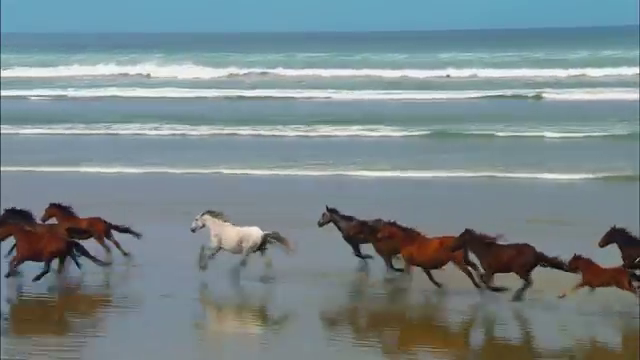
#> input picture frame 90 of videos/video.mp4, 640 x 360 px, given in place of the camera
$ python augment_videos.py
#> lines starting #> are read from the running program, lines starting #| are printed output that depends on the picture
import cv2
import cv2.aruco as aruco
import numpy as np
import os


# [16 lines left out: function load_aug_images, not called in this run]


def find_aruco_markers(img, marker_size=6, total_markers=250, draw_bbox=True):
    """
    :param img: image in which to find the aruco images
    :param marker_size: the size of the images
    :param total_markers: total number of images that compose the dictionary
    :param draw_bbox: flag to draw bbox around images detected
    :return: bounding boxes and id numbers of images detected
    """
    img_gray = cv2.cvtColor(img, cv2.COLOR_BGR2GRAY)
    key = getattr(aruco, f'DICT_{marker_size}X{marker_size}_{total_markers}')
    aruco_dict = aruco.Dictionary_get(key)
    bboxes, ids, _ = aruco.detectMarkers(img_gray, aruco_dict)

    if draw_bbox:
        aruco.drawDetectedMarkers(img, bboxes)

    return [bboxes, ids]


# [26 lines left out: function augment_aruco, not called in this run]


def main():
    ###############################################################
    # Code to change for your convenience

    video_path = 'videos/video.mp4'
    arucos_list = [23, 62]
    camera = 0
    ###############################################################

    frame_counter = 0
    video = cv2.VideoCapture(video_path)
    cap = cv2.VideoCapture(camera, cv2.CAP_DSHOW)

    while True:
        _, img = cap.read()
#> img is the input picture: shape (360, 640, 3); mean B, G, R 139.7, 135.9, 121.1
        _, img_video = video.read()
        aruco_found = find_aruco_markers(img)
#> in find_aruco_markers, `img_gray = cv2.cvtColor(img, cv2.COLOR_BGR2GRAY)`:
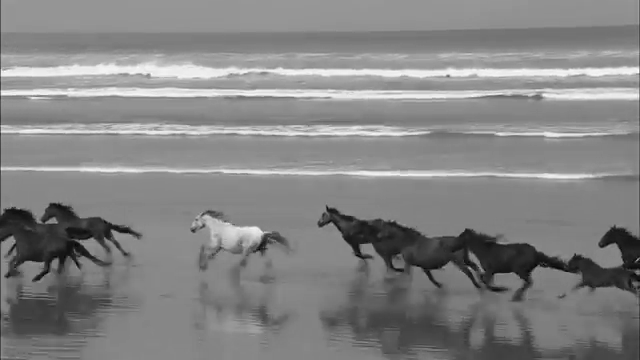
#> img_gray: shape (360, 640); min 1, max 255, mean 131.9
#> in find_aruco_markers, `bboxes, ids, _ = aruco.detectMarkers(img_gray, aruco_dict)`: bboxes = (); ids = None
#> aruco_found = 0 contours

        if len(aruco_found[0]) != 0:
            for bbox, id in zip(aruco_found[0], aruco_found[1]):
                if int(id) in arucos_list:
                    if frame_counter == video.get(cv2.CAP_PROP_FRAME_COUNT) - 1:
                        video.set(cv2.CAP_PROP_POS_FRAMES, 0)
                        frame_counter = 0

                    img = augment_aruco(bbox, id, img, img_video)
                    frame_counter += 1
        else:
            video.set(cv2.CAP_PROP_POS_FRAMES, 0)
            frame_counter = 0

        cv2.imshow("Camera", img)
        cv2.waitKey(1)

        if not cv2.getWindowProperty("Camera", cv2.WND_PROP_VISIBLE):
            break


if __name__ == "__main__":
    main()

$ run again, starting later in the video
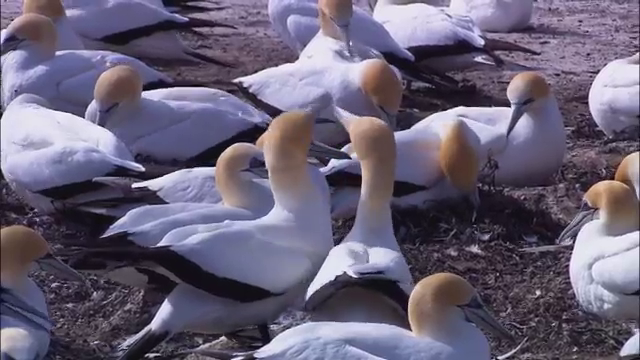
#> input picture frame 405 of videos/video.mp4, 640 x 360 px, given in place of the camera
#> in main, img is the input picture: shape (360, 640, 3); mean B, G, R 118.3, 97.2, 104.9
#> in find_aruco_markers, `img_gray = cv2.cvtColor(img, cv2.COLOR_BGR2GRAY)`:
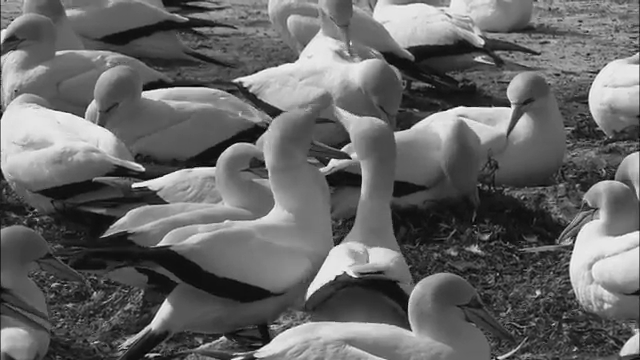
#> img_gray: shape (360, 640); min 0, max 255, mean 101.9
#> bboxes = (); ids = None
#> aruco_found = 0 contours

$ run again, starting later in the video
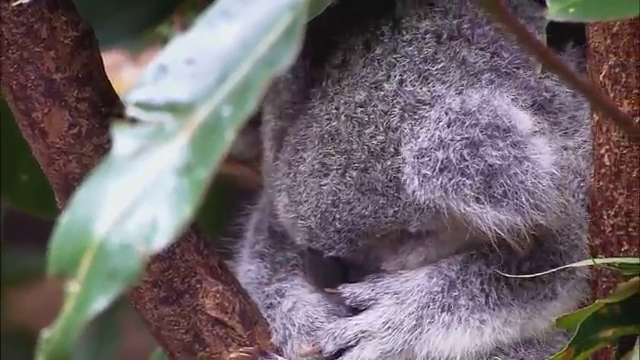
#> input picture frame 720 of videos/video.mp4, 640 x 360 px, given in place of the camera
#> in main, img is the input picture: shape (360, 640, 3); mean B, G, R 105.1, 100.8, 110.6
#> in find_aruco_markers, `img_gray = cv2.cvtColor(img, cv2.COLOR_BGR2GRAY)`:
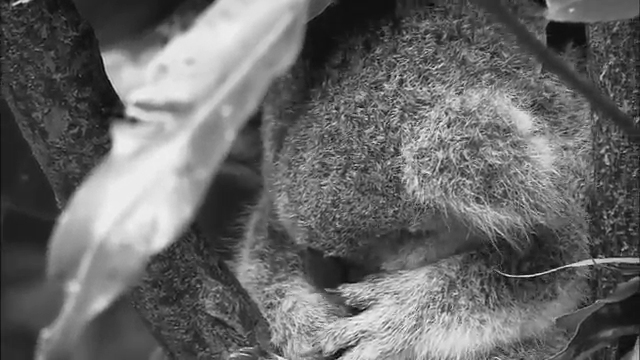
#> img_gray: shape (360, 640); min 4, max 248, mean 104.1
#> bboxes = (); ids = None
#> aruco_found = 0 contours
